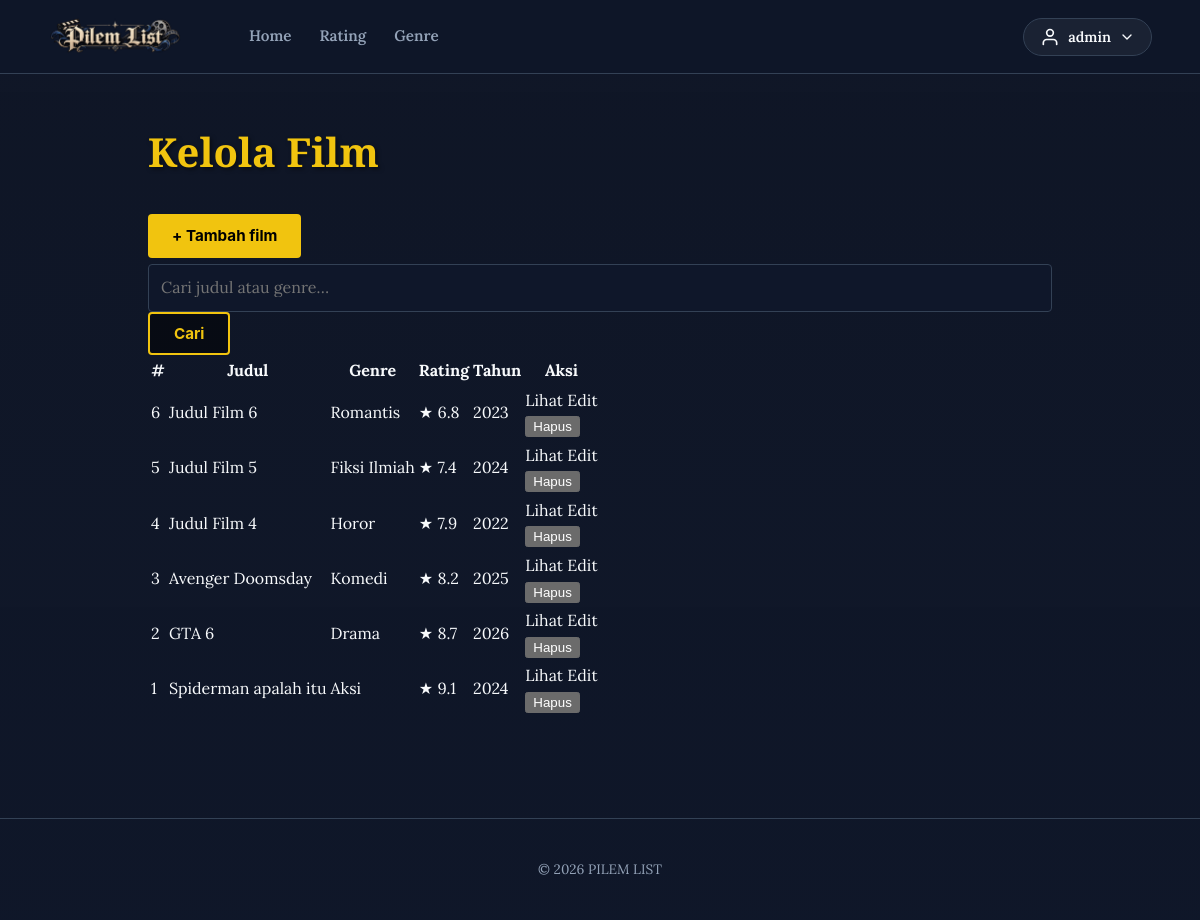
/admin/index.php (signed in), run on the app's committed database.
### tables this page shows
CREATE TABLE films (
    id INTEGER PRIMARY KEY AUTOINCREMENT,
    title TEXT NOT NULL,
    genre TEXT NOT NULL,
    rating REAL NOT NULL DEFAULT 0,
    year INTEGER,
    synopsis TEXT,
    cast_list TEXT,
    color TEXT NOT NULL DEFAULT '#9b1c2c',
    poster_url TEXT,
    created_at TEXT NOT NULL DEFAULT CURRENT_TIMESTAMP
);

### config.php (called while the page is built, shortened)
<?php
function e($v) { return htmlspecialchars((string)$v, ENT_QUOTES, 'UTF-8'); }

### admin/index.php (the view, shortened to what this page needs)
<?php
require __DIR__ . '/../config.php';
$q = trim($_GET['q'] ?? '');
if ($q !== '') {
    $st = $pdo->prepare("SELECT * FROM films WHERE title LIKE ? OR genre LIKE ? ORDER BY id DESC");
    $st->execute(["%$q%", "%$q%"]);
    $films = $st->fetchAll();
} else {
    $films = $pdo->query("SELECT * FROM films ORDER BY id DESC")->fetchAll();
}
require __DIR__ . '/../includes/header.php';
?>
<div class="page wide">
  <div class="bar">
    <h1>Kelola Film</h1>
    <a class="btn" href="form.php">+ Tambah film</a>
  </div>
  <form class="search" method="get">
    <input type="search" name="q" placeholder="Cari judul atau genre…" value="<?= e($q) ?>">
    <button class="btn g" type="submit">Cari</button>
  </form>
  <div class="tw">
  <table>
    <thead><tr><th>#</th><th>Judul</th><th>Genre</th><th>Rating</th><th>Tahun</th><th>Aksi</th></tr></thead>
    <tbody>
    <?php foreach ($films as $r): ?>
      <tr>
        <td><?= (int)$r['id'] ?></td>
        <td><?= e($r['title']) ?></td>
        <td><?= e($r['genre']) ?></td>
        <td>★ <?= e($r['rating']) ?></td>
        <td><?= e($r['year']) ?></td>
        <td class="act">
          <a class="sm" href="../film.php?id=<?= (int)$r['id'] ?>">Lihat</a>
          <a class="sm" href="form.php?id=<?= (int)$r['id'] ?>">Edit</a>
          <form method="post" action="delete.php" onsubmit="return confirm('Hapus film ini?')">
            <button class="sm danger" type="submit">Hapus</button>
          </form>
        </td>
      </tr>
    <?php endforeach; ?>
    </tbody>
  </table>
  </div>
</div>
<?php require __DIR__ . '/../includes/footer.php'; ?>

### assets/style.css (style rules this page uses)
:root { --bg:#0f172a; --sf:#1e293b; --tx:#f8fafc; --mu:#94a3b8; --ac:#3b82f6; --ln:#334155; color-scheme: dark; }
* { box-sizing:border-box }
body { margin: 0; background: var(--bg); color: var(--tx); font: 16px/1.6 "Lora", serif; }
a { color:inherit;text-decoration:none }
h1,h2,h3 { margin:0 }
.btn { display: inline-flex; align-items: center; justify-content: center; padding: 10px 24px !important; background-color: #f1c40f !important; background-image: none !important; border-radius: 4px !important; border: none !important; color: #000000 !important; font-family: "Inter", sans-serif; font-weight: 700; font-size: 0.95rem; text-transform: none; cursor: pointer; text-decoration: none !important; transition: 0.2s; }
.btn.g { background-color: rgba(0, 0, 0, 0.5) !important; color: #f1c40f !important; border: 2px solid #f1c40f !important; }
input,textarea { display:block;width:100%;margin-top:6px;padding:10px 12px;background:#0f172a;color:#fff;border:1px solid #334155;border-radius:4px;font:inherit }
.page { padding-top: 120px !important; padding-bottom: 60px; max-width: 1000px; margin: 0 auto; padding-left: 4%; padding-right: 4%; }
.page h1 { font-family: "Cinzel", serif; font-size: 2.5rem; color: #f1c40f; margin-bottom: 30px; text-shadow: 2px 2px 4px rgba(0,0,0,0.5); }
body { background: linear-gradient(rgba(15, 23, 42, 0.85), rgba(15, 23, 42, 0.95)), url('../assets/bg-login.jpg') no-repeat center center fixed !important; background-size: cover !important; }
.page h1 { text-align: left; }

### data on the page
films: id "6", title "Judul Film 6", genre "Romantis", rating "6.8", year "2023"
films: id "5", title "Judul Film 5", genre "Fiksi Ilmiah", rating "7.4", year "2024"
films: id "4", title "Judul Film 4", genre "Horor", rating "7.9", year "2022"
films: id "3", title "Avenger Doomsday", genre "Komedi", rating "8.2", year "2025"
films: id "2", title "GTA 6", genre "Drama", rating "8.7", year "2026"
films: id "1", title "Spiderman apalah itu", genre "Aksi", rating "9.1", year "2024"

### other printed values
$_SESSION['username'] "admin"
